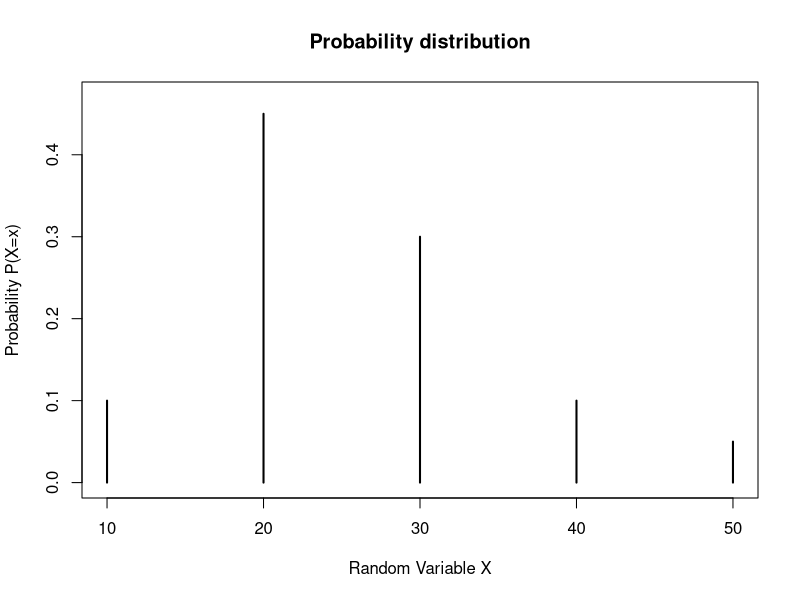
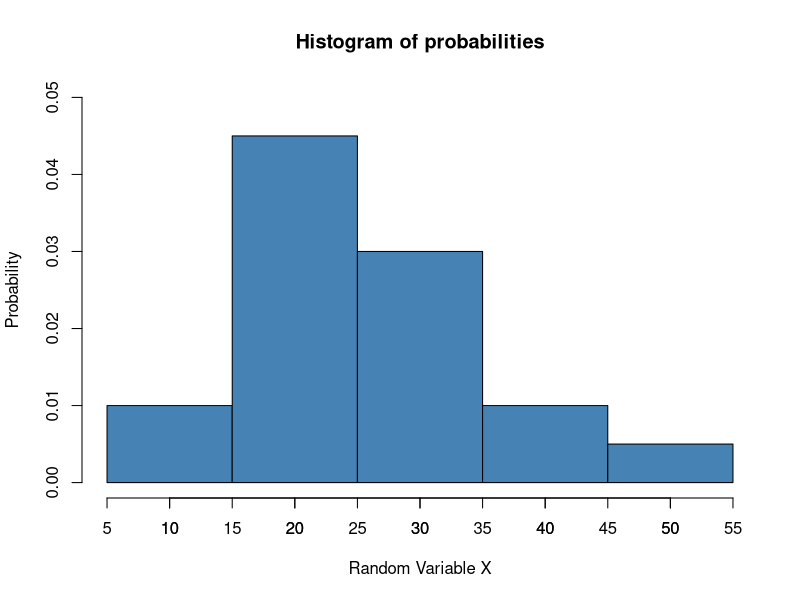
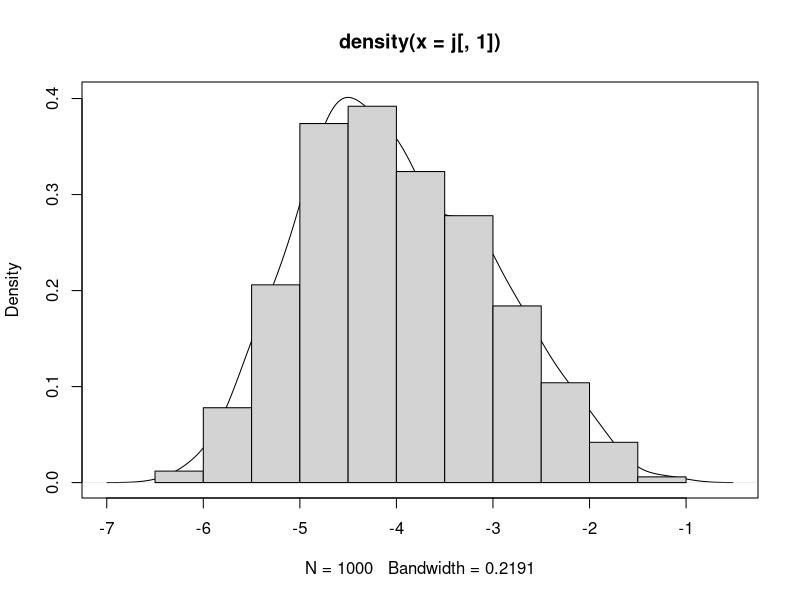
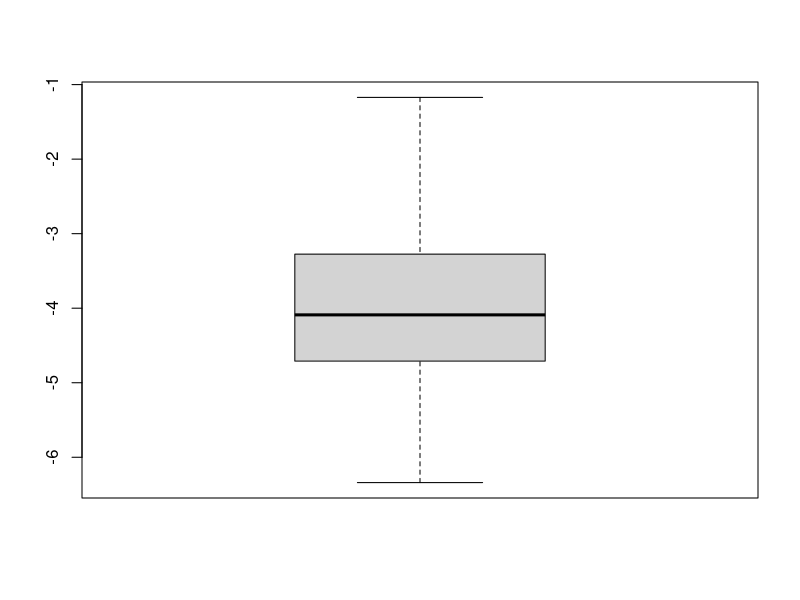
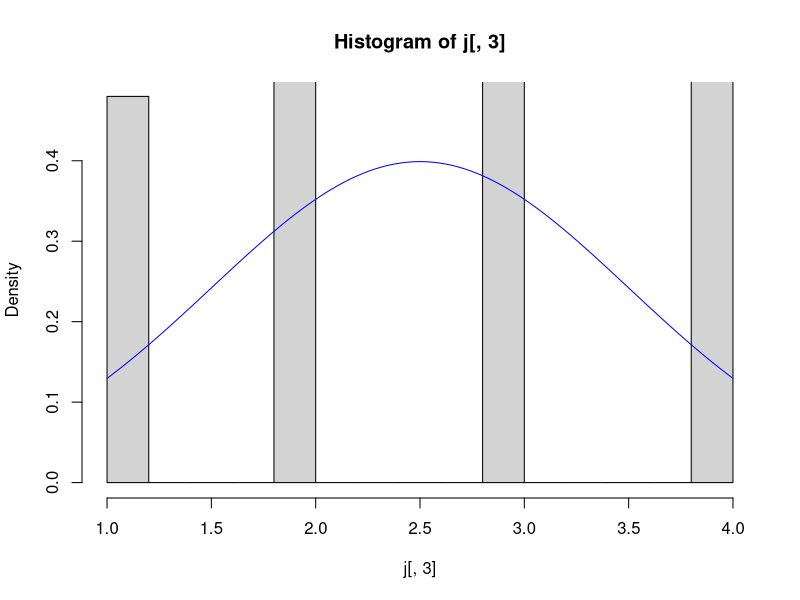
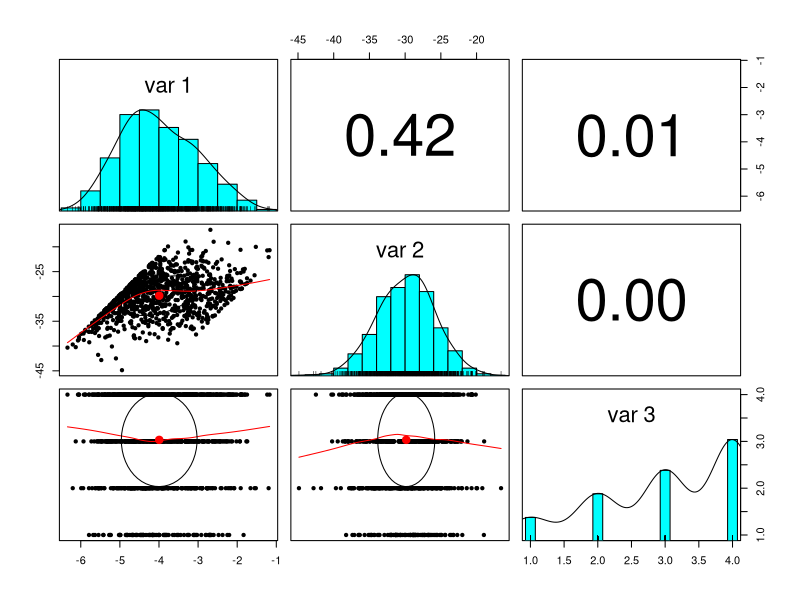

Recreate these plots in R, in order.
## ---- chunk 1
X <- c(10, 20, 30, 40, 50)
p_X <- c(0.10, 0.45, 0.30, 0.10, 0.05)

plot(X, p_X, type="h", main = "Probability distribution",
     xlab="Random Variable X",ylab="Probability P(X=x)",
     font=1,font.lab=1, lwd = 2, ylim = c(0, 0.47))
## ---- chunk 2
data <- rep(X, times = p_X * 100)

hist(data, breaks = c(5, 15, 25, 35, 45, 55), ylim = c(0, 0.05),
     freq = FALSE, col = "#4682B4", border = "black",
     main = "Histogram of probabilities",
     xlab = "Random Variable X", ylab = "Probability")
axis(1, at = seq(5, 55, by = 5), labels = seq(5, 55, by = 5))

## ---- chunk 3
corr<-rbind(c(   1,  .8, -.03),
            c(  .8,   1,  .04),
            c( -.03, .04,   1))

variances <- c(1, 16, 1)

# Criando a matriz de covariância
sigma <- diag(sqrt(variances)) %*% corr %*% diag(sqrt(variances))

# Exibindo a matriz de covariância
sigma
## ---- chunk 4
gera.mult.chol <- function(v.medias, sigma, iteracoes) {
  mu <- v.medias 
  fc <- chol(sigma[1:2, 1:2]) 
  iter <- iteracoes
  p <- length(fc[1, ]) 
  variaveis <- matrix(NA, iter, 3)

  for (i in 1:iter) {
    
    x <- 3 * runif(1)^2
    
    y <- rnorm(1)
    
    z <- sample(1:4, size = 1, replace = TRUE, prob = c(0.1, 0.2, 0.3, 0.4))
    
    # Standardize X and Y
    x_std <- x - mu[1]
    y_std <- y - mu[2]
    
    transformed <- c(x_std, y_std) %*% t(fc)
    
    variaveis[i, ] <- c(transformed, z) + c(mu[1:2], 0)
  }
  
  return(variaveis)
}
## ---- chunk 5
# Define the parameters
u <- c(1.5, 10, 2.5) # Adjusted means for X, Y, and Z
sigma <- matrix(c(1, 0.5, -0.03,
                  0.5, 16, 0.05,
                 -0.03, 0.05, 1), ncol = 3) # Covariance matrix
## ---- chunk 6
set.seed(123)
j <- gera.mult.chol(v.medias = u, sigma = sigma, iteracoes = 1000)
## ---- chunk 7
sigma
## ---- chunk 8
cov(j)
## ---- chunk 9
plot(density(j[,1]))
hist(j[,1],prob=T,add=T)
boxplot(j[,1])

#fazendo o hist para a variável 3
max_density <- 1 / (sqrt(2 * pi * sigma[3, 3]))
hist(j[,3],prob=T, ylim = c(0, max_density * 1.2))
curve(dnorm(x,mean = 2.5, sd =sqrt(sigma[3,3])),add=T, col = "blue")

# melhor visualização
library(psych)
summary(j)
var(j)
cor(j,method='pearson')
pairs.panels(j)
